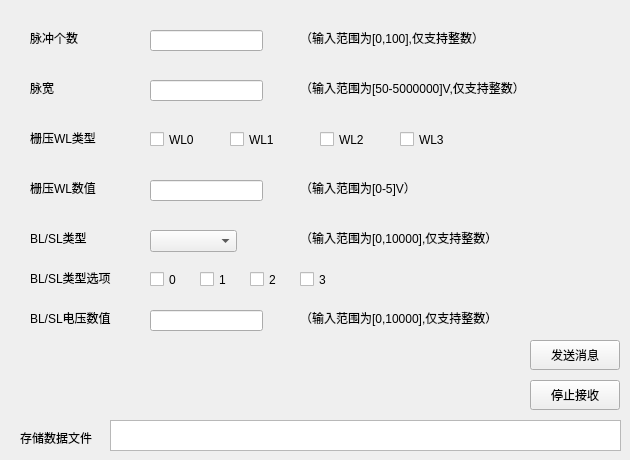
    <widget class="QWidget" name="tab_3">
     <attribute name="title">
      <string>写操作</string>
     </attribute>
     <widget class="QLabel" name="label_30">
      <property name="geometry">
       <rect>
        <x>300</x>
        <y>180</y>
        <width>261</width>
        <height>16</height>
       </rect>
      </property>
      <property name="text">
       <string>（输入范围为[0-5]V）</string>
      </property>
     </widget>
     <widget class="QLineEdit" name="lineEdit_11">
      <property name="geometry">
       <rect>
        <x>150</x>
        <y>310</y>
        <width>113</width>
        <height>21</height>
       </rect>
      </property>
     </widget>
     <widget class="QLabel" name="label_37">
      <property name="geometry">
       <rect>
        <x>30</x>
        <y>230</y>
        <width>101</width>
        <height>16</height>
       </rect>
      </property>
      <property name="text">
       <string>BL/SL类型</string>
      </property>
     </widget>
     <widget class="QLabel" name="label_39">
      <property name="geometry">
       <rect>
        <x>30</x>
        <y>130</y>
        <width>81</width>
        <height>16</height>
       </rect>
      </property>
      <property name="text">
       <string>栅压WL类型</string>
      </property>
     </widget>
     <widget class="QLineEdit" name="lineEdit_13">
      <property name="geometry">
       <rect>
        <x>150</x>
        <y>30</y>
        <width>113</width>
        <height>21</height>
       </rect>
      </property>
     </widget>
     <widget class="QLineEdit" name="lineEdit_14">
      <property name="geometry">
       <rect>
        <x>150</x>
        <y>180</y>
        <width>113</width>
        <height>21</height>
       </rect>
      </property>
     </widget>
     <widget class="QLabel" name="label_41">
      <property name="geometry">
       <rect>
        <x>30</x>
        <y>30</y>
        <width>81</width>
        <height>16</height>
       </rect>
      </property>
      <property name="text">
       <string>脉冲个数</string>
      </property>
     </widget>
     <widget class="QLabel" name="label_42">
      <property name="geometry">
       <rect>
        <x>300</x>
        <y>230</y>
        <width>261</width>
        <height>16</height>
       </rect>
      </property>
      <property name="text">
       <string>（输入范围为[0,10000],仅支持整数）</string>
      </property>
     </widget>
     <widget class="QLabel" name="label_43">
      <property name="geometry">
       <rect>
        <x>30</x>
        <y>80</y>
        <width>51</width>
        <height>16</height>
       </rect>
      </property>
      <property name="text">
       <string>脉宽</string>
      </property>
     </widget>
     <widget class="QLabel" name="label_44">
      <property name="geometry">
       <rect>
        <x>30</x>
        <y>180</y>
        <width>81</width>
        <height>16</height>
       </rect>
      </property>
      <property name="text">
       <string>栅压WL数值</string>
      </property>
     </widget>
     <widget class="QLabel" name="label_45">
      <property name="geometry">
       <rect>
        <x>300</x>
        <y>310</y>
        <width>261</width>
        <height>16</height>
       </rect>
      </property>
      <property name="text">
       <string>（输入范围为[0,10000],仅支持整数）</string>
      </property>
     </widget>
     <widget class="QLineEdit" name="lineEdit_15">
      <property name="geometry">
       <rect>
        <x>150</x>
        <y>80</y>
        <width>113</width>
        <height>21</height>
       </rect>
      </property>
     </widget>
     <widget class="QLabel" name="label_47">
      <property name="geometry">
       <rect>
        <x>300</x>
        <y>30</y>
        <width>261</width>
        <height>16</height>
       </rect>
      </property>
      <property name="text">
       <string>（输入范围为[0,100],仅支持整数）</string>
      </property>
     </widget>
     <widget class="QComboBox" name="comboBox_11">
      <property name="geometry">
       <rect>
        <x>150</x>
        <y>230</y>
        <width>87</width>
        <height>22</height>
       </rect>
      </property>
      <item>
       <property name="text">
        <string/>
       </property>
      </item>
      <item>
       <property name="text">
        <string>BL</string>
       </property>
      </item>
      <item>
       <property name="text">
        <string>SL</string>
       </property>
      </item>
     </widget>
     <widget class="QLabel" name="label_48">
      <property name="geometry">
       <rect>
        <x>30</x>
        <y>310</y>
        <width>101</width>
        <height>16</height>
       </rect>
      </property>
      <property name="text">
       <string>BL/SL电压数值</string>
      </property>
     </widget>
     <widget class="QLabel" name="label_40">
      <property name="geometry">
       <rect>
        <x>300</x>
        <y>80</y>
        <width>291</width>
        <height>16</height>
       </rect>
      </property>
      <property name="text">
       <string>（输入范围为[50-5000000]V,仅支持整数）</string>
      </property>
     </widget>
     <widget class="QPushButton" name="Btn_send">
      <property name="enabled">
       <bool>true</bool>
      </property>
      <property name="geometry">
       <rect>
        <x>530</x>
        <y>340</y>
        <width>90</width>
        <height>30</height>
       </rect>
      </property>
      <property name="text">
       <string>发送消息</string>
      </property>
     </widget>
     <widget class="QTextBrowser" name="textBrowser_3">
      <property name="geometry">
       <rect>
        <x>110</x>
        <y>420</y>
        <width>511</width>
        <height>31</height>
       </rect>
      </property>
     </widget>
     <widget class="QLabel" name="label_18">
      <property name="geometry">
       <rect>
        <x>20</x>
        <y>430</y>
        <width>81</width>
        <height>16</height>
       </rect>
      </property>
      <property name="text">
       <string>存储数据文件</string>
      </property>
     </widget>
     <widget class="QPushButton" name="pushButton_4">
      <property name="enabled">
       <bool>true</bool>
      </property>
      <property name="geometry">
       <rect>
        <x>530</x>
        <y>380</y>
        <width>90</width>
        <height>30</height>
       </rect>
      </property>
      <property name="text">
       <string>停止接收</string>
      </property>
     </widget>
     <widget class="QCheckBox" name="checkBox_29">
      <property name="geometry">
       <rect>
        <x>150</x>
        <y>270</y>
        <width>51</width>
        <height>19</height>
       </rect>
      </property>
      <property name="text">
       <string>0</string>
      </property>
      <property name="checked">
       <bool>false</bool>
      </property>
     </widget>
     <widget class="QCheckBox" name="checkBox_30">
      <property name="geometry">
       <rect>
        <x>200</x>
        <y>270</y>
        <width>51</width>
        <height>19</height>
       </rect>
      </property>
      <property name="text">
       <string>1</string>
      </property>
      <property name="checked">
       <bool>false</bool>
      </property>
     </widget>
     <widget class="QCheckBox" name="checkBox_31">
      <property name="geometry">
       <rect>
        <x>250</x>
        <y>270</y>
        <width>51</width>
        <height>19</height>
       </rect>
      </property>
      <property name="text">
       <string>2</string>
      </property>
      <property name="checked">
       <bool>false</bool>
      </property>
     </widget>
     <widget class="QCheckBox" name="checkBox_32">
      <property name="geometry">
       <rect>
        <x>300</x>
        <y>270</y>
        <width>51</width>
        <height>19</height>
       </rect>
      </property>
      <property name="text">
       <string>3</string>
      </property>
      <property name="checked">
       <bool>false</bool>
      </property>
     </widget>
     <widget class="QLabel" name="label_146">
      <property name="geometry">
       <rect>
        <x>30</x>
        <y>270</y>
        <width>101</width>
        <height>16</height>
       </rect>
      </property>
      <property name="text">
       <string>BL/SL类型选项</string>
      </property>
     </widget>
     <widget class="QCheckBox" name="checkBox_13">
      <property name="geometry">
       <rect>
        <x>400</x>
        <y>130</y>
        <width>51</width>
        <height>19</height>
       </rect>
      </property>
      <property name="text">
       <string>WL3</string>
      </property>
     </widget>
     <widget class="QCheckBox" name="checkBox_14">
      <property name="geometry">
       <rect>
        <x>230</x>
        <y>130</y>
        <width>51</width>
        <height>19</height>
       </rect>
      </property>
      <property name="text">
       <string>WL1</string>
      </property>
     </widget>
     <widget class="QCheckBox" name="checkBox_15">
      <property name="geometry">
       <rect>
        <x>320</x>
        <y>130</y>
        <width>51</width>
        <height>19</height>
       </rect>
      </property>
      <property name="text">
       <string>WL2</string>
      </property>
     </widget>
     <widget class="QCheckBox" name="checkBox_16">
      <property name="geometry">
       <rect>
        <x>150</x>
        <y>130</y>
        <width>51</width>
        <height>19</height>
       </rect>
      </property>
      <property name="text">
       <string>WL0</string>
      </property>
     </widget>
    </widget>
